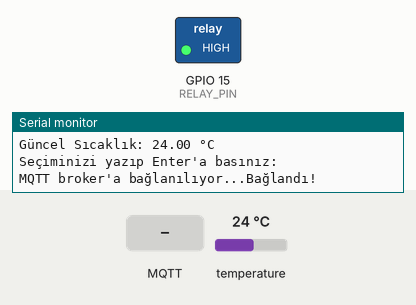
Recording of a sketch running on a simulated ESP32. On the bench: switched loads named in the sketch (green lamp = pin HIGH), the last lines printed to the serial monitor. The test bench sets the inputs (shaded band); at power-on: temperature 24 °C. WiFi joins after 1.5 s; servers stay silent unless stated; no MQTT or app messages arrive unless stated.

Above: at 3.5 s.
3.6 s: MQTT message "fan_on" arrives on the first subscribed topic
At 5.2 s:
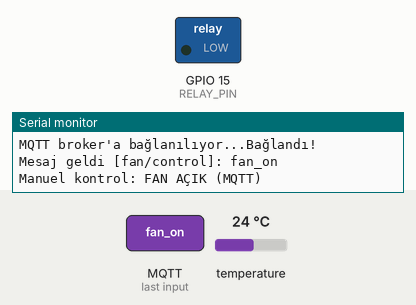
10.7 s: MQTT message "fan_off" arrives on the first subscribed topic
At 11.7 s:
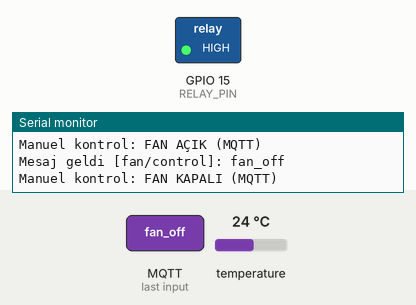
Timing chart, 0 to 13.7 s (numbered marks = the images above; inputs shaded):
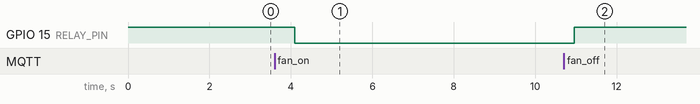

The sketch:

webdenfankontrolu.ino
```cpp
#include <WiFi.h>
#include <WiFiClientSecure.h>
#include <PubSubClient.h>
#include <OneWire.h>

#define ONE_WIRE_BUS 18       // DS18B20 veri pini
#define RELAY_PIN 15          // Röle kontrol pini
#define TEMP_THRESHOLD 27.0   // Fan açma sıcaklık eşiği (°C)

const char* ssid = "DenizUmut";
const char* password = "12345678";

const char* mqtt_server = "4b74b290196b43e5ac538a4b3b907de2.s1.eu.hivemq.cloud";
const int mqtt_port = 8883;  // TLS portu
const char* mqtt_user = "esp32user";
const char* mqtt_password = "n12345678N";

WiFiClientSecure secureClient;
PubSubClient client(secureClient);

OneWire oneWire(ONE_WIRE_BUS);

bool manualControl = false;
bool manualState = false;
String currentStatus = "Başlangıçta durum yok";
float currentTemperature = 0.0;
String clientId;  // Benzersiz clientId için global değişken

void showMenu() {
  Serial.println("\n------ MENÜ ------");
  Serial.println("1 - Fan Aç (MANUEL ON)");
  Serial.println("2 - Fan Kapat (MANUEL OFF)");
  Serial.println("3 - Otomatik Sıcaklık Kontrolü (AUTO)");
  Serial.println("4 - Mevcut Sıcaklığı Göster");
  Serial.println("--------------------");
  Serial.println("Güncel Durum: " + currentStatus);
  Serial.print("Güncel Sıcaklık: ");
  Serial.print(currentTemperature, 2);
  Serial.println(" °C");
  Serial.println("Seçiminizi yazıp Enter'a basınız:");
}

float readTemperature() {
  byte data[9];
  oneWire.reset();
  oneWire.skip();
  oneWire.write(0x44);     // Ölçüm başlat
  delay(750);
  oneWire.reset();
  oneWire.skip();
  oneWire.write(0xBE);     // Ölçüm oku
  for (int i = 0; i < 9; i++) {
    data[i] = oneWire.read();
  }
  int16_t raw = (data[1] << 8) | data[0];
  float celsius = raw / 16.0;
  return celsius;
}

void mqttCallback(char* topic, byte* payload, unsigned int length) {
  Serial.print("Mesaj geldi [");
  Serial.print(topic);
  Serial.print("]: ");

  String message;
  for (unsigned int i = 0; i < length; i++) {
    message += (char)payload[i];
  }
  Serial.println(message);

  if (String(topic) == "fan/control") {
    if (message == "fan_on") {
      manualControl = true;
      manualState = true;
      currentStatus = "Manuel: FAN AÇIK (MQTT)";
      Serial.println("Manuel kontrol: FAN AÇIK (MQTT)");
      digitalWrite(RELAY_PIN, LOW);
      client.publish("fan/status", "fan_on");
    }
    else if (message == "fan_off") {
      manualControl = true;
      manualState = false;
      currentStatus = "Manuel: FAN KAPALI (MQTT)";
      Serial.println("Manuel kontrol: FAN KAPALI (MQTT)");
      digitalWrite(RELAY_PIN, HIGH);
      client.publish("fan/status", "fan_off");
    }
    else if (message == "auto") {
      manualControl = false;
      currentStatus = "Otomatik sıcaklık kontrolüne geçti (MQTT)";
      Serial.println("Otomatik moda geçildi (MQTT)");
    }
  }
}

void connectMQTT() {
  clientId = "ESP32Client-" + String((uint32_t)ESP.getEfuseMac(), HEX);
  while (!client.connected()) {
    Serial.print("MQTT broker'a bağlanılıyor...");
    if (client.connect(clientId.c_str(), mqtt_user, mqtt_password)) {
      Serial.println("Bağlandı!");
      client.subscribe("fan/control");
      // İlk durum mesajı gönder
      String statusMsg = manualControl ? (manualState ? "fan_on" : "fan_off") : (currentTemperature >= TEMP_THRESHOLD ? "fan_on" : "fan_off");
      client.publish("fan/status", statusMsg.c_str());
    } else {
      Serial.print("Bağlantı başarısız, rc=");
      Serial.println(client.state());
      delay(5000);
    }
  }
}

void setup() {
  Serial.begin(115200);

  pinMode(RELAY_PIN, OUTPUT);
  digitalWrite(RELAY_PIN, HIGH); // Başlangıçta fan kapalı (aktif LOW)

  Serial.print("WiFi'ye bağlanılıyor...");
  WiFi.begin(ssid, password);
  while (WiFi.status() != WL_CONNECTED) {
    delay(500);
    Serial.print(".");
  }
  Serial.println("\nWiFi bağlantısı başarılı!");
  Serial.print("IP Adresi: ");
  Serial.println(WiFi.localIP());

  secureClient.setInsecure();  // Sertifika kontrolünü atla

  client.setServer(mqtt_server, mqtt_port);
  client.setCallback(mqttCallback);

  currentTemperature = readTemperature();
  showMenu();

  connectMQTT();
}

void loop() {
  if (Serial.available() > 0) {
    String input = Serial.readStringUntil('\n');
    input.trim();

    if (input == "1") {
      manualControl = true;
      manualState = true;
      currentStatus = "Manuel: FAN AÇIK";
      Serial.println("Manuel kontrol: FAN AÇIK");
      digitalWrite(RELAY_PIN, LOW);
      client.publish("fan/status", "fan_on");
    }
    else if (input == "2") {
      manualControl = true;
      manualState = false;
      currentStatus = "Manuel: FAN KAPALI";
      Serial.println("Manuel kontrol: FAN KAPALI");
      digitalWrite(RELAY_PIN, HIGH);
      client.publish("fan/status", "fan_off");
    }
    else if (input == "3") {
      manualControl = false;
      currentStatus = "Otomatik sıcaklık kontrolünde";
      Serial.println("Otomatik sıcaklık kontrolüne geçildi.");
      client.publish("fan/status", "auto");
    }
    else if (input == "4") {
      float tempNow = readTemperature();
      Serial.print("Mevcut Sıcaklık: ");
      Serial.print(tempNow, 2);
      Serial.println(" °C");
    }
    else {
      Serial.println("Geçersiz seçim, tekrar deneyin.");
    }
    showMenu();
  }

  if (!client.connected()) {
    Serial.println("MQTT bağlantısı kesildi, yeniden bağlanıyor...");
    connectMQTT();
  }
  client.loop();

  currentTemperature = readTemperature();

  if (manualControl) {
    if (manualState) {
      digitalWrite(RELAY_PIN, LOW);
    } else {
      digitalWrite(RELAY_PIN, HIGH);
    }
    delay(100);
    return;
  }

  // Otomatik modda sıcaklık kontrolü
  if (currentTemperature >= TEMP_THRESHOLD) {
    digitalWrite(RELAY_PIN, LOW);
    currentStatus = "Otomatik: FAN ÇALIŞIYOR";
  }
  else {
    digitalWrite(RELAY_PIN, HIGH);
    currentStatus = "Otomatik: FAN DURDU";
  }

  delay(1000);
}  
```

Measured:
- after the input at 3.6 s, GPIO 15 (RELAY_PIN): HIGH → LOW after 0.49 s
- after the input at 10.7 s, GPIO 15 (RELAY_PIN): LOW → HIGH after 0.26 s
